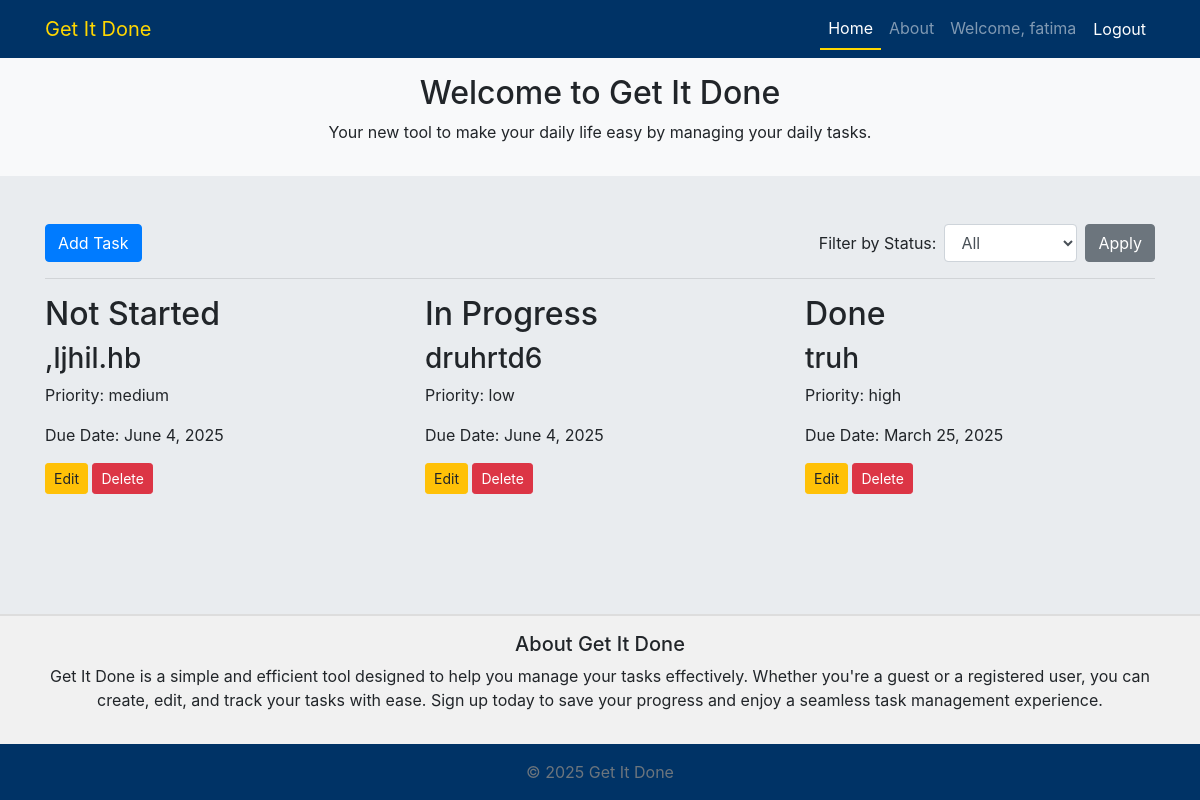
The app's page / (signed in) with its own data.
### tasks/models.py (models this page shows, shortened)
class Task(models.Model):
    PRIORITY_CHOICES = [
        ('low', 'Low'),
        ('medium', 'Medium'),
        ('high', 'High'),
    ]
    STATUS_CHOICES = [
        ('not_started', 'Not Started'),
        ('in_progress', 'In Progress'),
        ('done', 'Done'),
    ]
    title = models.CharField(max_length=255)
    description = models.TextField()
    user = models.ForeignKey(User, on_delete=models.CASCADE, null=True, blank=True)
    priority = models.CharField(max_length=50, choices=PRIORITY_CHOICES)
    status = models.CharField(max_length=50, choices=STATUS_CHOICES)
    due_date = models.DateField()
    created_at = models.DateTimeField(auto_now_add=True)

### tasks/views.py (the view, shortened to what this page needs)
# urls.py: path('', views.home_view, name='home'),
def home_view(request):
    if request.user.is_authenticated:
        priority = request.GET.get('priority')
        status_filter = request.GET.get('status_filter')
        tasks = Task.objects.filter(user=request.user)
        if priority:
            tasks = tasks.filter(priority=priority)
        if status_filter:
            tasks = tasks.filter(status=status_filter)
        tasks = tasks.order_by('-priority', 'status')  # Order by priority in descending order and status
        guest_tasks = []
    return render(request, 'tasks/home.html', {'tasks': tasks, 'guest_tasks': guest_tasks})

### tasks/templates/tasks/home.html (shortened to what this page needs)
{% extends 'tasks/base.html' %}
{% block content %}
<div class="d-flex justify-content-between align-items-center mb-3">
    <a href="{% url 'create_task' %}" class="btn btn-primary">Add Task</a>
    <form method="get" action=".">
        <div class="form-inline">
            <label for="status_filter" class="mr-2">Filter by Status:</label>
            <select name="status_filter" id="status_filter" class="form-control mr-2">
                <option value="">All</option>
            </select>
            <button type="submit" class="btn btn-secondary">Apply</button>
        </div>
    </form>
</div>
<hr>
<section class="kanban-board row">
    <article class="kanban-column col-md-4" id="not-started">
        <header>
            <h2>Not Started</h2>
        </header>
        {% for task in tasks %}
            {% if task.status == 'not_started' %}
                <div class="kanban-card draggable" draggable="true" data-task-id="{{ task.id }}">
                    <h3>{{ task.title }}</h3>
                    <p>Priority: {{ task.priority }}</p>
                    <p>Due Date: {{ task.due_date }}</p>
                    <div>
                        <a href="{% url 'edit_task' task.id %}" class="btn btn-sm btn-warning">Edit</a>
                        <a href="{% url 'delete_task' task.id %}" class="btn btn-sm btn-danger delete-button" data-task-id="{{ task.id }}">Delete</a>
                    </div>
                </div>
            {% endif %}
        {% endfor %}
    </article>
    <article class="kanban-column col-md-4" id="in-progress">
        <header>
            <h2>In Progress</h2>
        </header>
        {% for task in tasks %}
            {% if task.status == 'in_progress' %}
                <div class="kanban-card draggable" draggable="true" data-task-id="{{ task.id }}">
                    <h3>{{ task.title }}</h3>
                    <p>Priority: {{ task.priority }}</p>
                    <p>Due Date: {{ task.due_date }}</p>
                    <div>
                        <a href="{% url 'edit_task' task.id %}" class="btn btn-sm btn-warning">Edit</a>
                        <a href="{% url 'delete_task' task.id %}" class="btn btn-sm btn-danger delete-button" data-task-id="{{ task.id }}">Delete</a>
                    </div>
                </div>
            {% endif %}
        {% endfor %}
    </article>
    <article class="kanban-column col-md-4" id="done">
        <header>
            <h2>Done</h2>
        </header>
        {% for task in tasks %}
            {% if task.status == 'done' %}
                <div class="kanban-card draggable" draggable="true" data-task-id="{{ task.id }}">
                    <h3>{{ task.title }}</h3>
                    <p>Priority: {{ task.priority }}</p>
                    <p>Due Date: {{ task.due_date }}</p>
                    <div>
                        <a href="{% url 'edit_task' task.id %}" class="btn btn-sm btn-warning">Edit</a>
                        <a href="{% url 'delete_task' task.id %}" class="btn btn-sm btn-danger delete-button" data-task-id="{{ task.id }}">Delete</a>
                    </div>
                </div>
            {% endif %}
        {% endfor %}
    </article>
</section>
{% endblock %}

### tasks/templates/tasks/base.html (shortened to what this page needs)
{% load static %}
<!DOCTYPE html>
<html lang="en">
<head>
    <link href="https://stackpath.bootstrapcdn.com/bootstrap/4.5.2/css/bootstrap.min.css" rel="stylesheet">
    <link rel="stylesheet" href="https://code.jquery.com/ui/1.12.1/themes/base/jquery-ui.css">
    <link rel="stylesheet" href="{% static 'css/styles.css' %}">
</head>
<body class="d-flex flex-column min-vh-100">
    <header>
        <nav class="navbar navbar-expand-lg navbar-dark" style="background-color: #003366;">
            <div class="container">
                <a class="navbar-brand" href="{% url 'home' %}">Get It Done</a>
                <div class="collapse navbar-collapse" id="navbarNav">
                    <ul class="navbar-nav ml-auto">
                        <li class="nav-item">
                            <a class="nav-link {% if request.resolver_match.url_name == 'home' %}active{% endif %}" href="{% url 'home' %}">Home</a>
                        </li>
                        <li class="nav-item">
                            <a class="nav-link" href="#about" id="about-link">About</a>
                        </li>
                        {% if user.is_authenticated %}
                            <li class="nav-item">
                                <a class="nav-link" href="#">Welcome, {{ user.username }}</a>
                            </li>
                            <li class="nav-item">
                                <form method="post" action="{% url 'logout' %}" style="display: inline;">
                                    <button type="submit" class="nav-link btn btn-link text-white">Logout</button>
                                </form>
                            </li>
                        {% endif %}
                    </ul>
                </div>
            </div>
        </nav>
    </header>
    <section id="hero" class="container-fluid bg-light py-3 d-flex align-items-center justify-content-center" style="background-color: #f1f1f1;">
        <div class="container text-center">
            <h2>Welcome to Get It Done</h2>
            <p>Your new tool to make your daily life easy by managing your daily tasks.</p>
        </div>
    </section>
    <main class="container flex-grow-1 my-5">
        {% block content %}{% endblock %}
    </main>
    <section id="about" class="about-section mt-3 py-3 text-center" style="background-color: #f1f1f1; border-top: 2px solid #ddd;">
        <div class="container">
            <h5>About Get It Done</h5>
            <p>Get It Done is a simple and efficient tool designed to help you manage your tasks effectively. Whether you're a guest or a registered user, you can create, edit, and track your tasks with ease. Sign up today to save your progress and enjoy a seamless task management experience.</p>
        </div>
    </section>
    <footer class="footer mt-auto py-3 text-center" style="background-color: #003366;">
        <div class="container">
            <span class="text-muted">&copy; 2025 Get It Done</span>
        </div>
    </footer>
</body>
</html>

### tasks/static/css/styles.css (style rules this page uses)
body { background-color: #e9ecef; }
.nav-link { color: #ffd700; }
.nav-link.active { border-bottom: 2px solid #ffd700; color: #ffd700; }
.navbar-brand { color: #ffd700 !important; }

### records on screen
Task: title ",ljhil.hb", priority "medium", due_date "June 4, 2025"
Task: title "druhrtd6", priority "low", due_date "June 4, 2025"
Task: title "truh", priority "high", due_date "March 25, 2025"

### other values on screen
{{ user.username }} "fatima"
